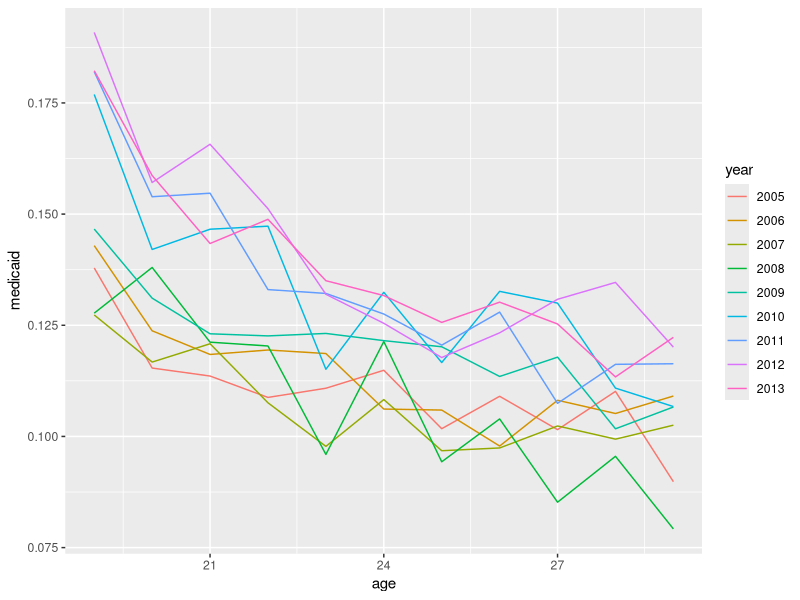
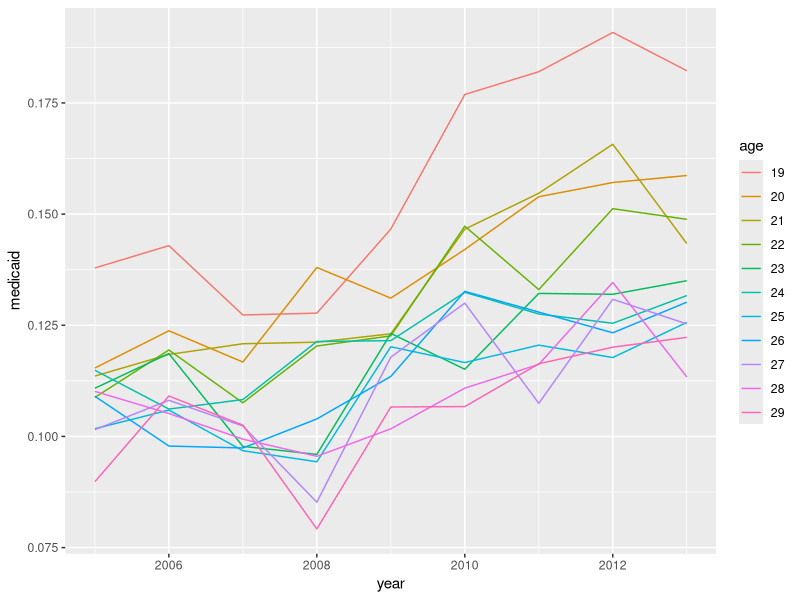
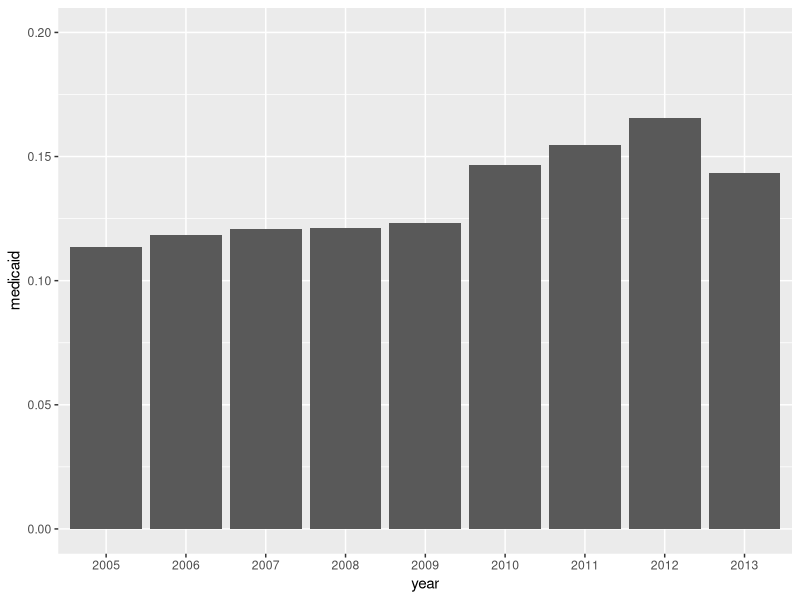

Write the R code that produced these figures, in order.
install.packages(c("haven","dplyr","tidyverse"))
library(haven)
library(dplyr)
library(tidyverse)
setwd("/Users/hobuobi/downloads/")
data <- read_dta("aca_data_march_cps.dta")
ageSeries <- summarize(
  select(
    group_by(data,year,age),
    any_insurance, pvt_insurance, emp_prov_ins, medicaid
  ),
  any = mean(any_insurance, na.rm = TRUE),
  pvt = mean(pvt_insurance, na.rm = TRUE),
  emp = mean(emp_prov_ins, na.rm = TRUE),
  medicaid = mean(medicaid, na.rm = TRUE),
)

ggplot(
  mutate(
    select(ageSeries, year, age, medicaid),
    year = as.character(year)
  ),
  aes(
    x = age, 
    y = medicaid,
    color = year
  )
) + geom_line()

ggplot(
  mutate(
    select(ageSeries, year, age, medicaid),
    age = as.character(age)
  ),
  aes(
    x = year, 
    y = medicaid,
    color = age
  )
) + geom_line()

#plt_anyOT <- 
ggplot(
  mutate(
    select(filter(ageSeries, age == 21), year, medicaid),
    year = as.character(year)
  ),
  aes(year,medicaid)
) + geom_col() + ylim(0,0.2)

